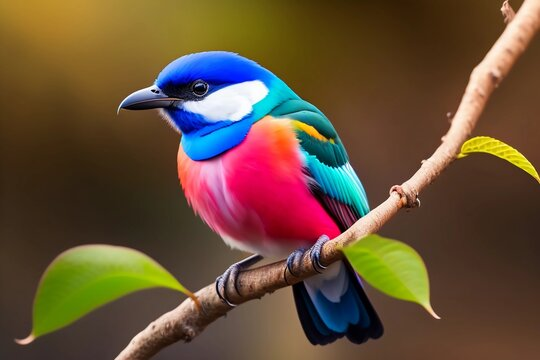
#> input picture data/bird.jpg, 540 x 360 px
$ python edge_detection.py
#> lines starting #> are read from the running program, lines starting #| are printed output that depends on the picture; after the words box and inside, x2 and y2 are one past the last pixel; in counts of white or black regions, pixels touching at a corner belong together
import os
import cv2
import numpy as np

path = "data"
image_path = os.path.join(path, 'bird.jpg')

img = cv2.imread(image_path)
#> img is the input picture: shape (360, 540, 3); mean B, G, R 56.7, 79.7, 102.9

img_edge = cv2.Canny(img, 100, 200)
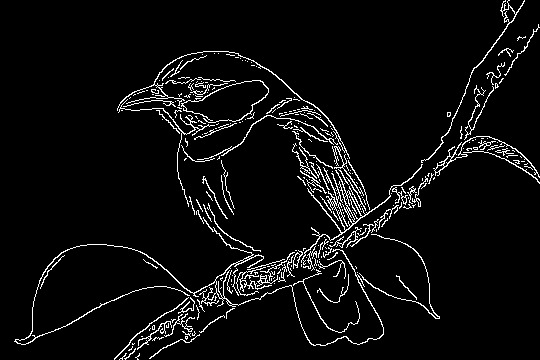
#> img_edge: shape (360, 540); 5% white in thin lines or dots

img_edge_d = cv2.dilate(img_edge, np.ones((3, 3), dtype=np.int8))
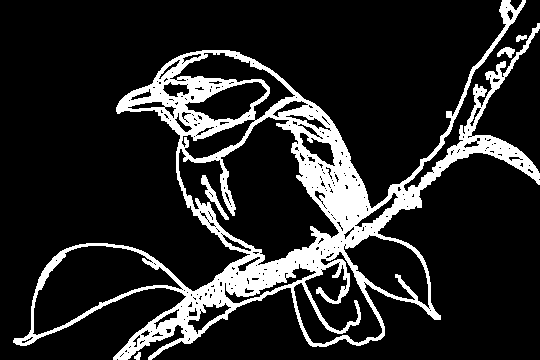
#> img_edge_d: shape (360, 540); 15.3% white; 5 white regions, box (x1, y1, x2, y2) and area: (13, 0, 540, 360) 29235, (201, 175, 229, 220) 279, (497, 47, 515, 58) 115, (516, 35, 527, 42) 52, (134, 352, 141, 360) 38

img_edge_e = cv2.erode(img_edge_d, np.ones((3, 3), dtype=np.int8))
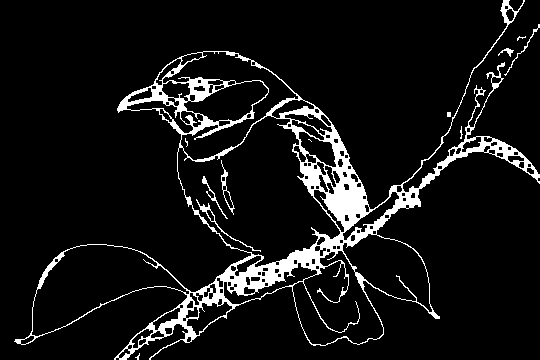
#> img_edge_e: shape (360, 540); 8.2% white; 12 white regions (5 under 20 px), largest, box (x1, y1, x2, y2) and area: (14, 0, 540, 360) 15256, (196, 199, 261, 252) 173, (221, 160, 235, 215) 137


cv2.imshow('img', img)
cv2.imshow('img_edge', img_edge)
cv2.imshow('img_edge_d', img_edge_d)
cv2.imshow('img_edge_e', img_edge_e)
cv2.waitKey(0)

$ run again, with data/bear.jpg copied over data/bird.jpg
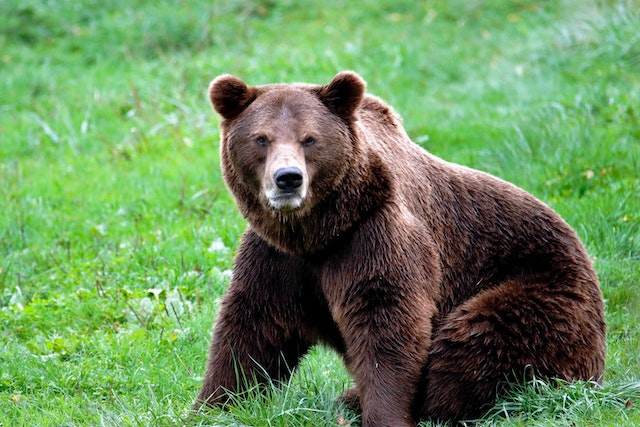
#> input picture data/bear.jpg, 640 x 427 px
#> img is the input picture: shape (427, 640, 3); mean B, G, R 91.8, 141.6, 106.1
#> `img_edge = cv2.Canny(img, 100, 200)`:
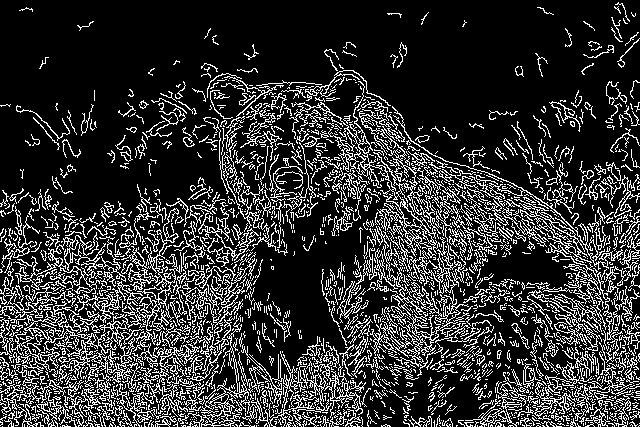
#> img_edge: shape (427, 640); 19.7% white in thin lines or dots
#> img_edge_d: shape (427, 640); 56.3% white; 1662 black regions (1521 under 20 px), largest, box (x1, y1, x2, y2) and area: (0, 0, 640, 230) 84707, (239, 189, 385, 378) 10118, (392, 297, 539, 427) 4240
#> `img_edge_e = cv2.erode(img_edge_d, np.ones((3, 3), dtype=np.int8))`:
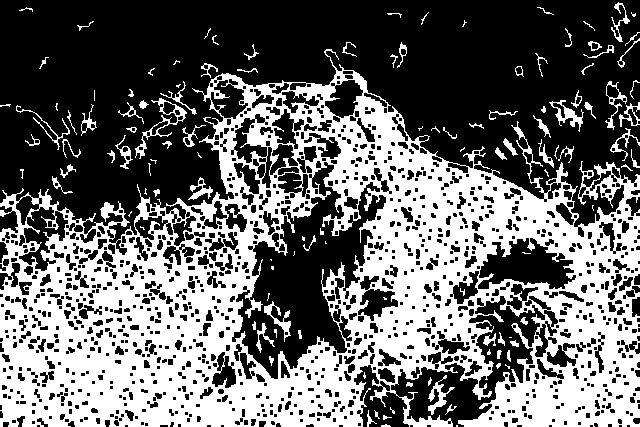
#> img_edge_e: shape (427, 640); 41.2% white; 121 white regions (42 under 20 px), largest, box (x1, y1, x2, y2) and area: (0, 49, 640, 427) 106006, (135, 98, 187, 159) 460, (549, 100, 584, 132) 330

$ run again, with data/ferret.jpg copied over data/bird.jpg
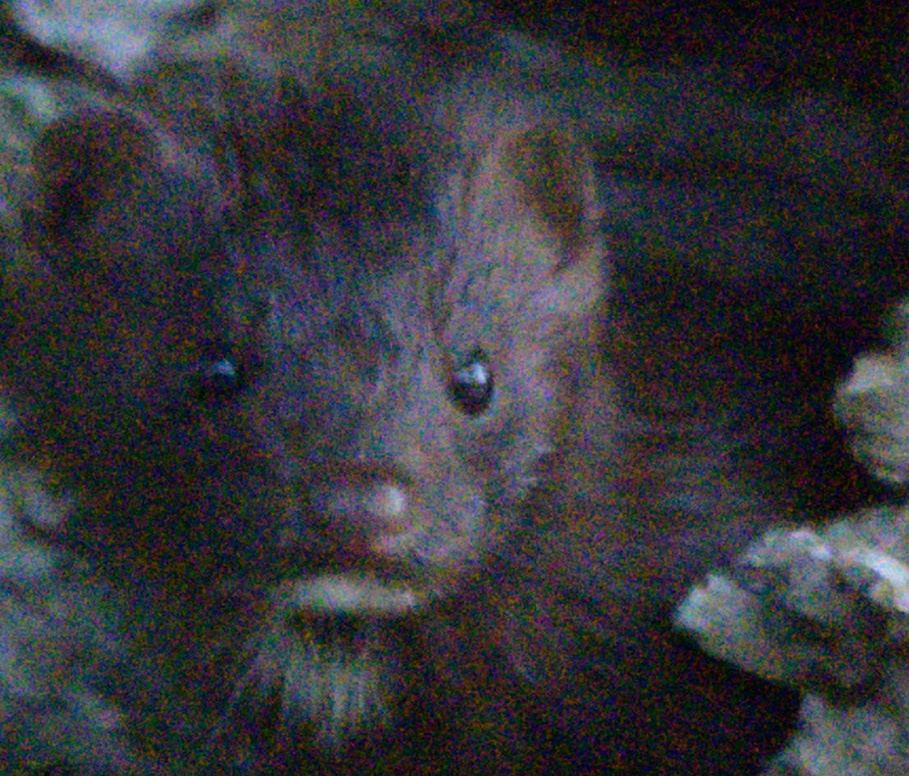
#> input picture data/ferret.jpg, 909 x 776 px, shrunk from 1402 x 1196 before the run
#> img is the input picture: shape (776, 909, 3); mean B, G, R 57.6, 53.2, 52.8
#> `img_edge = cv2.Canny(img, 100, 200)`:
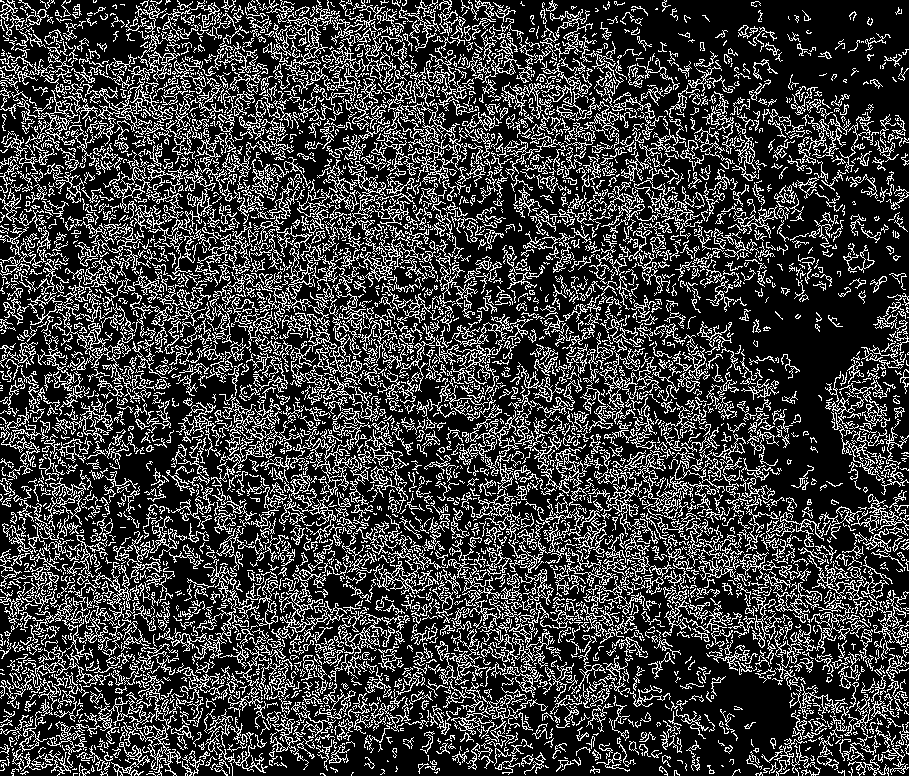
#> img_edge: shape (776, 909); 24.2% white in thin lines or dots
#> img_edge_d: shape (776, 909); 70.7% white; 6078 black regions (4950 under 20 px), largest, box (x1, y1, x2, y2) and area: (634, 175, 909, 522) 28057, (553, 0, 909, 137) 21872, (510, 626, 799, 776) 15001
#> `img_edge_e = cv2.erode(img_edge_d, np.ones((3, 3), dtype=np.int8))`:
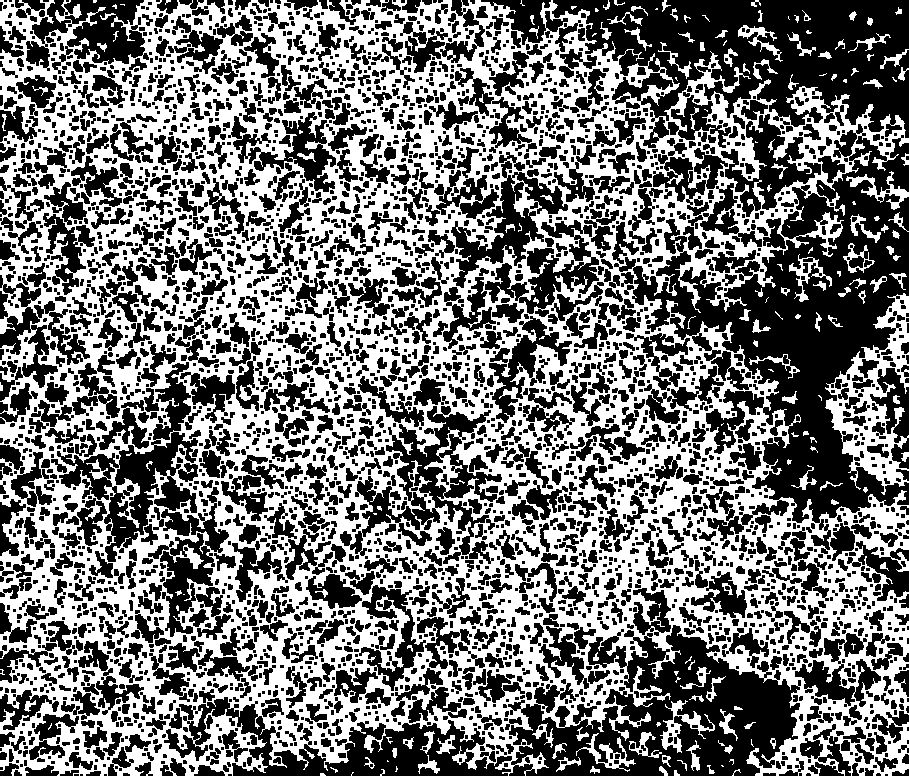
#> img_edge_e: shape (776, 909); 46.9% white; 202 white regions (72 under 20 px), largest, box (x1, y1, x2, y2) and area: (0, 0, 909, 776) 313311, (825, 293, 909, 495) 5786, (660, 700, 715, 753) 780
